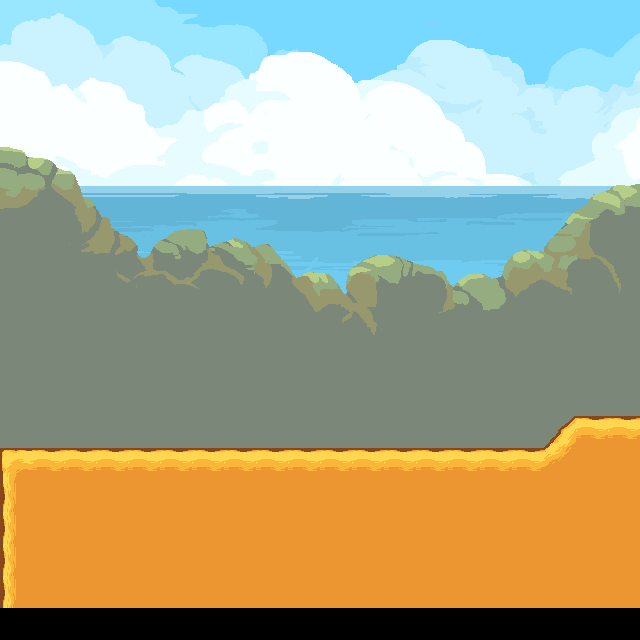

A level layout from a 2D game, rendered from its tile map. Below: a short description, then the map file with tile-grid data replaced by summaries:
An orthogonal 20x20 tile map with 32x32 px tiles, 1 tile layer (base), 1 image layer.

<map version="1.0" orientation="orthogonal" renderorder="right-down" width="20" height="20" tilewidth="32" tileheight="32" nextobjectid="1">
 <tileset firstgid="1" source="tset1.tsx" />
 <imagelayer name="background">
  <image source="background/background-1.png" />
 </imagelayer>
 <layer name="base" width="20" height="20">
  <data>[400 cells, 103 non-empty, 6 distinct tile ids]</data>
 </layer>
</map>
